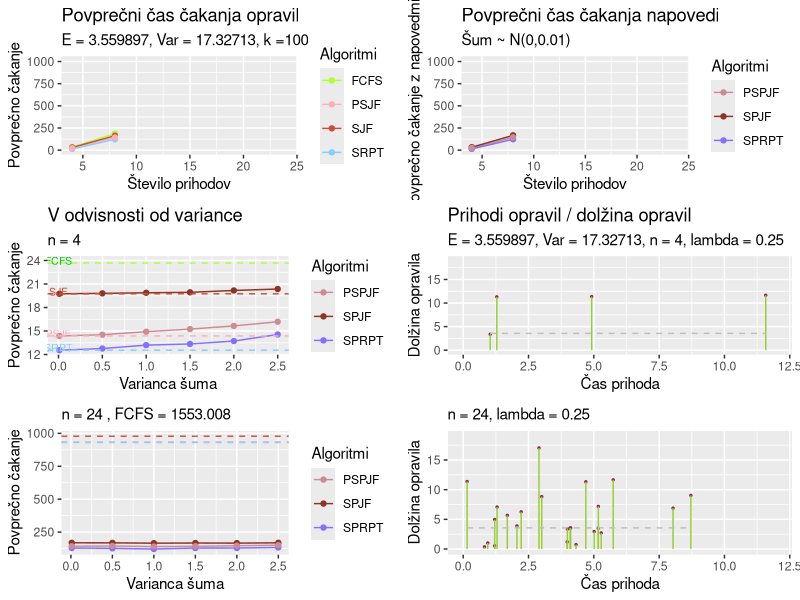

Write R code to recreate this figure.
# Vizualizacija normalna
#install.packages("ggpubr")

library(ggplot2)
library(tidyr)
library(ggpubr)

#set.seed(0)
#n_24 = casi_prihodov_normalne( 5, 5, 24, 0.01, 0.25)
#n_24 = as_tibble(n_24)
#write.csv(n_24, "n_24.csv")
n_24 = read.csv("n_24.csv")

#set.seed(0)
#n_4 = casi_prihodov_normalne( 5, 5, 4, 0.01, 0.25)
#write.csv(n_4, "n_4.csv")
n_4 = read.csv("n_4.csv")


Normalna_porazdelitev_n = read.csv("normalna_n.csv")

Normalna = Normalna_porazdelitev_n[,0:4]

x = c(4, 8, 12 , 16 , 20 , 24)

z = 3.559897 # povprecni cas cakanja

df = cbind(x ,Normalna)

Tabela = df %>% pivot_longer( !x, names_to = "Algoritmi", values_to = "Povprecno cakanje")

#df = cbind(x, Beta_porazdelitev_n)

#=========================================================================================== RISANJE POVP. CASA CAKANJA ==================PREVERI ALPHA IN BETA NUJNO===========================
cakanje_norm = ggplot(Tabela, aes(x=x, y = `Povprecno cakanje`, col = Algoritmi)) +
  geom_line()+
  geom_point() + labs(title = "Povprečni čas čakanja opravil", subtitle = "E = 3.559897, Var = 17.32713, k =100 " ,y = "Povprečno čakanje", x = "Število prihodov") +
  ylim(0, 1010) +
  scale_colour_manual(values=c('greenyellow','lightpink1',"tomato3", "lightskyblue"))
#===================================================================================================================================================================




#================================================================================== RISANJE PRIHODOV =================================
prihodi_norm = ggplot(n_24, aes(x=cas_prihoda, y=dolzina_opravila)) + 
  geom_point(size=0.5, color = "violetred4") + 
  geom_segment(aes(x=cas_prihoda, 
                   xend=cas_prihoda, 
                   y=0, 
                   yend=dolzina_opravila), colour = "yellowgreen") +
  labs(y = "Dolžina opravila", x = "Čas prihoda") +
  geom_line(aes(y=z), colour="grey",linetype="dashed") +
  labs(subtitle="n = 24, lambda = 0.25") +
  xlim(0, 12) + ylim(0,19)
#=========================================================================

# Tabela za napoved

Normalna_predictions = Normalna_porazdelitev_n[,5:7]
df_predictions = cbind(x ,Normalna_predictions)
Tabela_predictions = df_predictions %>% pivot_longer( !x, names_to = "Algoritmi", values_to = "Povprecno cakanje")


#====================================================================================== RISANJE POVP. CASA CAKANJA NAPOVEDI ================================================================
cakanje_norm_predictions = ggplot(Tabela_predictions, aes(x=x, y = `Povprecno cakanje`, col = Algoritmi)) +
  geom_line()+
  geom_point() + labs(title = "Povprečni čas čakanja napovedi", subtitle = "Šum ~ N(0,0.01)" ,y = "Povprečno čakanje z napovedmi", x = "Število prihodov") +
  ylim(0, 1010) +
  scale_colour_manual(values=c('lightpink3',"tomato4", "lightslateblue"))
#==================================================================================================================================================================

Normalna_porazdelitev_v = read.csv("normalna4_v.csv")
Normalna_v = Normalna_porazdelitev_v[,5:7]
Var = c(2.5, 2, 1.5 , 1 , 0.5 , 0.01)
df_var = cbind(Var ,Normalna_v)
Tabela_var = df_var %>% pivot_longer( !Var, names_to = "Algoritmi", values_to = "Povprecno cakanje")

#========================================================= RISANJE POVP. CAKANJA GLEDE NA VARIANCO ==============================
# RABIL POPRAVIT PODATKE
cakanje_varianca_n = ggplot(Tabela_var, aes(x=Var, y = `Povprecno cakanje`, col = Algoritmi)) +
  geom_line()+
  geom_point() + labs(title = "V odvisnosti od variance", subtitle = "n = 4" ,y = "Povprečno čakanje", x = "Varianca šuma") +
  geom_hline(yintercept=23.67987,linetype="dashed", color = "greenyellow") +
  annotate("text", x=0, y=23.97987, label="FCFS", size = 2.7, color = "green3") +
  scale_colour_manual(values=c('lightpink3',"tomato4", "lightslateblue")) +
  geom_hline(yintercept=14.37206, linetype="dashed", color = "lightpink1") +
  annotate("text", x=0, y=14.67206, label="PSJF", size = 2.7, color = "lightpink1") +
  geom_hline(yintercept=19.75076, linetype="dashed", color = "tomato3") +
  annotate("text", x=0, y=20, label="SJF", size = 2.7, color = "tomato3") +
  geom_hline(yintercept=12.55601, linetype="dashed", color = "lightskyblue") +
  annotate("text", x=0, y=12.85601, label="SRPT", size = 2.7, color = "lightskyblue")
#================================================================================================================================================================================

#================================================================================== RISANJE PRIHODOV =================================
prihodi_norm_n4 = ggplot(n_4, aes(x=cas_prihoda, y=dolzina_opravila)) + 
  geom_point(size=0.5, color = "violetred4") + 
  geom_segment(aes(x=cas_prihoda, 
                   xend=cas_prihoda, 
                   y=0, 
                   yend=dolzina_opravila), colour = "yellowgreen") +
  labs(y = "Dolžina opravila", x = "Čas prihoda") +
  geom_line(aes(y=3.559897), colour="grey",linetype="dashed") +
  labs(title="Prihodi opravil / dolžina opravil", 
       subtitle="E = 3.559897, Var = 17.32713, n = 4, lambda = 0.25") +
  xlim(0, 12) + ylim(0,19)
#=========================================================================

Normalna_porazdelitev_v_24 = read.csv("normalna_v.csv")
Normalna_v_24 = Normalna_porazdelitev_v_24[,5:7]
Var = c(2.5, 2, 1.5 , 1 , 0.5 , 0.01)
df_var_24 = cbind(Var ,Normalna_v_24)
Tabela_var_24 = df_var_24 %>% pivot_longer( !Var, names_to = "Algoritmi", values_to = "Povprecno cakanje")
#========================================================= RISANJE POVP. CAKANJA GLEDE NA VARIANCO ==============================

cakanje_varianca_n_24 = ggplot(Tabela_var_24, aes(x=Var, y = `Povprecno cakanje`, col = Algoritmi)) +
  geom_line()+
  geom_point() + labs(subtitle = "n = 24 , FCFS = 1553.008" ,y = "Povprečno čakanje", x = "Varianca šuma") +
  scale_colour_manual(values=c('lightpink3',"tomato4", "lightslateblue")) +
  geom_hline(yintercept=934.6914, linetype="dashed", color = "lightpink1") +
  geom_hline(yintercept=978.2421, linetype="dashed", color = "tomato3") +
  geom_hline(yintercept=930.8688, linetype="dashed", color = "lightskyblue")
#================================================================================================================================================================================

# CE KDO ZNA PREUREDIT VRSTNI RED LEGENDE BI BLO KUL , JZ GREM JOKAT
# lahko zamenjam samo na grse fonte (r nima lepih fontov ki podpirajo sumnike)

ggarrange(cakanje_norm,cakanje_norm_predictions, cakanje_varianca_n ,prihodi_norm_n4,cakanje_varianca_n_24,prihodi_norm,
          ncol = 2, nrow = 3)

